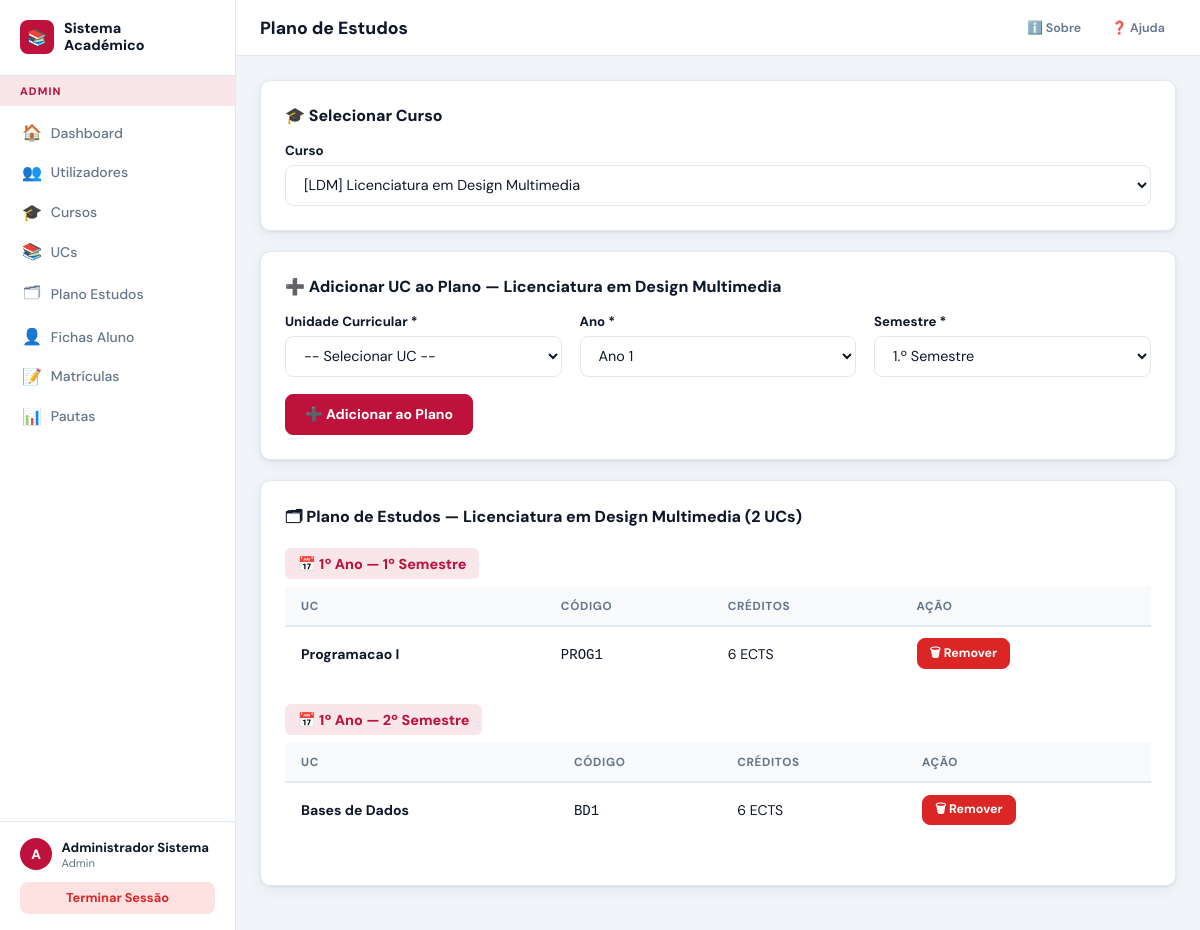
Screenshot of /plano.php (signed in) with the database file from the repository.
### tables this page shows
CREATE TABLE `cursos` (
  `id` INT UNSIGNED NOT NULL AUTO_INCREMENT,
  `nome` VARCHAR(200) NOT NULL,
  `codigo` VARCHAR(20) NOT NULL,
  `descricao` TEXT,
  `duracao_anos` TINYINT UNSIGNED NOT NULL DEFAULT 3,
  `ativo` TINYINT(1) NOT NULL DEFAULT 1,
  `criado_por` INT UNSIGNED NOT NULL,
  `criado_em` DATETIME NOT NULL DEFAULT CURRENT_TIMESTAMP,
  PRIMARY KEY (`id`),
  UNIQUE KEY `uq_codigo_curso` (`codigo`),
  FOREIGN KEY (`criado_por`) REFERENCES `utilizadores`(`id`)
);

CREATE TABLE `plano_estudos` (
  `id` INT UNSIGNED NOT NULL AUTO_INCREMENT,
  `curso_id` INT UNSIGNED NOT NULL,
  `uc_id` INT UNSIGNED NOT NULL,
  `ano` TINYINT UNSIGNED NOT NULL COMMENT '1,2 ou 3',
  `semestre` TINYINT UNSIGNED NOT NULL COMMENT '1 ou 2',
  `criado_em` DATETIME NOT NULL DEFAULT CURRENT_TIMESTAMP,
  PRIMARY KEY (`id`),
  UNIQUE KEY `uq_plano` (`curso_id`,`uc_id`,`ano`,`semestre`),
  FOREIGN KEY (`curso_id`) REFERENCES `cursos`(`id`),
  FOREIGN KEY (`uc_id`) REFERENCES `unidades_curriculares`(`id`)
);

CREATE TABLE `unidades_curriculares` (
  `id` INT UNSIGNED NOT NULL AUTO_INCREMENT,
  `nome` VARCHAR(200) NOT NULL,
  `codigo` VARCHAR(20) NOT NULL,
  `descricao` TEXT,
  `creditos` TINYINT UNSIGNED NOT NULL DEFAULT 6,
  `ativo` TINYINT(1) NOT NULL DEFAULT 1,
  `criado_por` INT UNSIGNED NOT NULL,
  `criado_em` DATETIME NOT NULL DEFAULT CURRENT_TIMESTAMP,
  PRIMARY KEY (`id`),
  UNIQUE KEY `uq_codigo_uc` (`codigo`),
  FOREIGN KEY (`criado_por`) REFERENCES `utilizadores`(`id`)
);

### auth.php (called while the page is built, shortened)
<?php
function e(string $s): string {
    return htmlspecialchars($s, ENT_QUOTES|ENT_SUBSTITUTE, 'UTF-8');
}

### plano.php (the view, shortened to what this page needs)
<?php
require_once __DIR__ . '/../../includes/auth.php';
$db  = getDB();
$cursos = $db->query('SELECT id,nome,codigo FROM cursos WHERE ativo=1 ORDER BY nome')->fetchAll();
$curso_sel = isset($_GET['curso']) ? (int)$_GET['curso'] : ($cursos[0]['id'] ?? 0);
$plano = [];
if ($curso_sel) {
    $st = $db->prepare('SELECT pe.*,uc.nome as uc_nome,uc.codigo as uc_cod,uc.creditos FROM plano_estudos pe JOIN unidades_curriculares uc ON pe.uc_id=uc.id WHERE pe.curso_id=? ORDER BY pe.ano,pe.semestre,uc.nome');
    $st->execute([$curso_sel]); $plano = $st->fetchAll();
}
$cursoInfo = $curso_sel ? array_values(array_filter($cursos,fn($c)=>$c['id']===$curso_sel))[0] ?? null : null;
include __DIR__ . '/../../includes/header.php';
?>
<div class="card">
  <div class="card-hd">🎓 Selecionar Curso</div>
  <form method="get" style="display:flex;gap:.75rem;align-items:flex-end">
    <div class="fg" style="flex:1;margin:0">
      <label>Curso</label>
      <select name="curso" onchange="this.form.submit()">
        <?php foreach($cursos as $c): ?>
        <option value="<?= $c['id'] ?>" <?= $c['id']===$curso_sel?'selected':'' ?>>[<?= e($c['codigo']) ?>] <?= e($c['nome']) ?></option>
        <?php endforeach; ?>
      </select>
    </div>
  </form>
</div>
<?php if($cursoInfo): ?>
<div class="card">
  <div class="card-hd">➕ Adicionar UC ao Plano — <?= e($cursoInfo['nome']) ?></div>
  <form method="post">
    <div class="g3">
      <div class="fg">
        <label>Unidade Curricular *</label>
        <select name="uc_id" required>
          <option value="">-- Selecionar UC --</option>
        </select>
      </div>
      <div class="fg">
        <label>Ano *</label>
        <select name="ano" required>
          <?php for($i=1;$i<=5;$i++): ?><option value="<?= $i ?>">Ano <?= $i ?></option><?php endfor; ?>
        </select>
      </div>
      <div class="fg">
        <label>Semestre *</label>
        <select name="semestre" required>
          <option value="1">1.º Semestre</option>
        </select>
      </div>
    </div>
    <button type="submit" class="btn bp">➕ Adicionar ao Plano</button>
  </form>
</div>
<div class="card">
  <div class="card-hd">🗂 Plano de Estudos — <?= e($cursoInfo['nome']) ?> (<?= count($plano) ?> UCs)</div>
  <?php if($plano):
    $agrupado = [];
    foreach($plano as $p) $agrupado[$p['ano']][$p['semestre']][] = $p;
    ksort($agrupado);
    foreach($agrupado as $ano => $sems):
      ksort($sems);
      foreach($sems as $sem => $ucsPlano):
  ?>
  <div style="margin-bottom:1.5rem">
    <div style="font-weight:800;font-size:.9rem;color:var(--p);margin-bottom:.5rem;padding:.4rem .8rem;background:var(--p10);border-radius:6px;display:inline-block">
      📅 <?= $ano ?>º Ano — <?= $sem ?>º Semestre
    </div>
    <div class="tbl-wrap"><table>
      <tr><th>UC</th><th>Código</th><th>Créditos</th><th>Ação</th></tr>
      <?php foreach($ucsPlano as $u): ?>
      <tr>
        <td><strong><?= e($u['uc_nome']) ?></strong></td>
        <td><code><?= e($u['uc_cod']) ?></code></td>
        <td><?= $u['creditos'] ?> ECTS</td>
        <td>
          <form method="post" style="display:inline" onsubmit="return confirm('Remover esta UC do plano?')">
            <button type="submit" class="btn bd bsm">🗑 Remover</button>
          </form>
        </td>
      </tr>
      <?php endforeach; ?>
    </table></div>
  </div>
  <?php endforeach; endforeach; ?>
  <?php else: ?><p class="empty">Sem UCs no plano deste curso. Adicione acima.</p><?php endif; ?>
</div>
<?php endif; ?>
<?php include __DIR__ . '/../../includes/footer.php'; ?>

### rows the page displays
cursos: nome "Licenciatura em Design Multimedia"
plano_estudos: uc.nome "Programacao I", uc.codigo "PROG1", uc.creditos "6"
plano_estudos: uc.nome "Bases de Dados", uc.codigo "BD1", uc.creditos "6"

### other values shown
$_perf "ADMIN"
$ico "🏠"
$lbl "Dashboard"
$ico "👥"
$lbl "Utilizadores"
$ico "🎓"
$lbl "Cursos"
$ico "📚"
$lbl "UCs"
$ico "🗂"
$lbl "Plano Estudos"
$ico "👤"
$lbl "Fichas Aluno"
$ico "📝"
$lbl "Matrículas"
